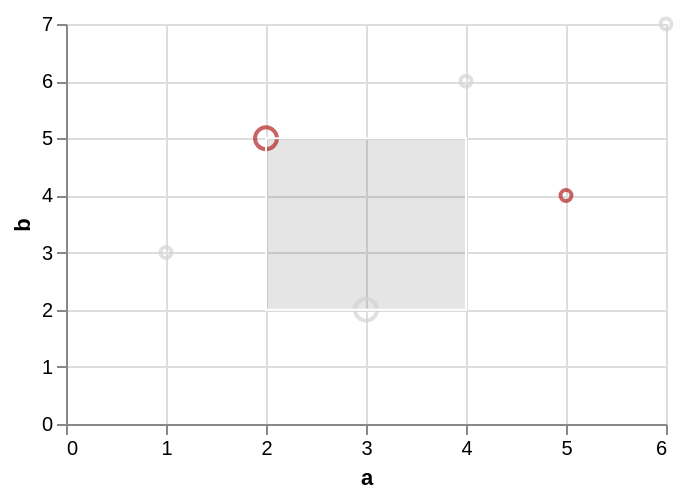

Describe this chart as a Vega-Lite specification.
### Vega-Lite specification from a JSON file in a GitHub repository (floating-point values rounded to 4 significant figures)
{"$schema": "https://vega.github.io/schema/vega-lite/v6.json", "data": {"values": [{"a": 1, "b": 3, "c": "x", "d": "2020-01-01"}, {"a": 2, "b": 5, "c": "y", "d": "2020-03-01"}, {"a": 3, "b": 2, "c": "x", "d": "2020-06-01"}, {"a": 4, "b": 6, "c": "z", "d": "2020-09-01"}, {"a": 5, "b": 4, "c": "y", "d": "2021-01-01"}, {"a": 6, "b": 7, "c": "z", "d": "2021-04-01"}]}, "width": 300, "height": 200, "params": [{"name": "p1", "select": {"type": "point", "fields": ["c"]}, "value": [{"c": "y"}]}, {"name": "b1", "select": "interval", "value": {"x": [2, 4], "y": [2, 5]}}], "mark": "point", "encoding": {"x": {"field": "a", "type": "quantitative"}, "y": {"field": "b", "type": "quantitative"}, "color": {"condition": {"param": "p1", "value": "firebrick"}, "value": "lightgray"}, "size": {"condition": {"param": "b1", "value": 120}, "value": 30}}}
